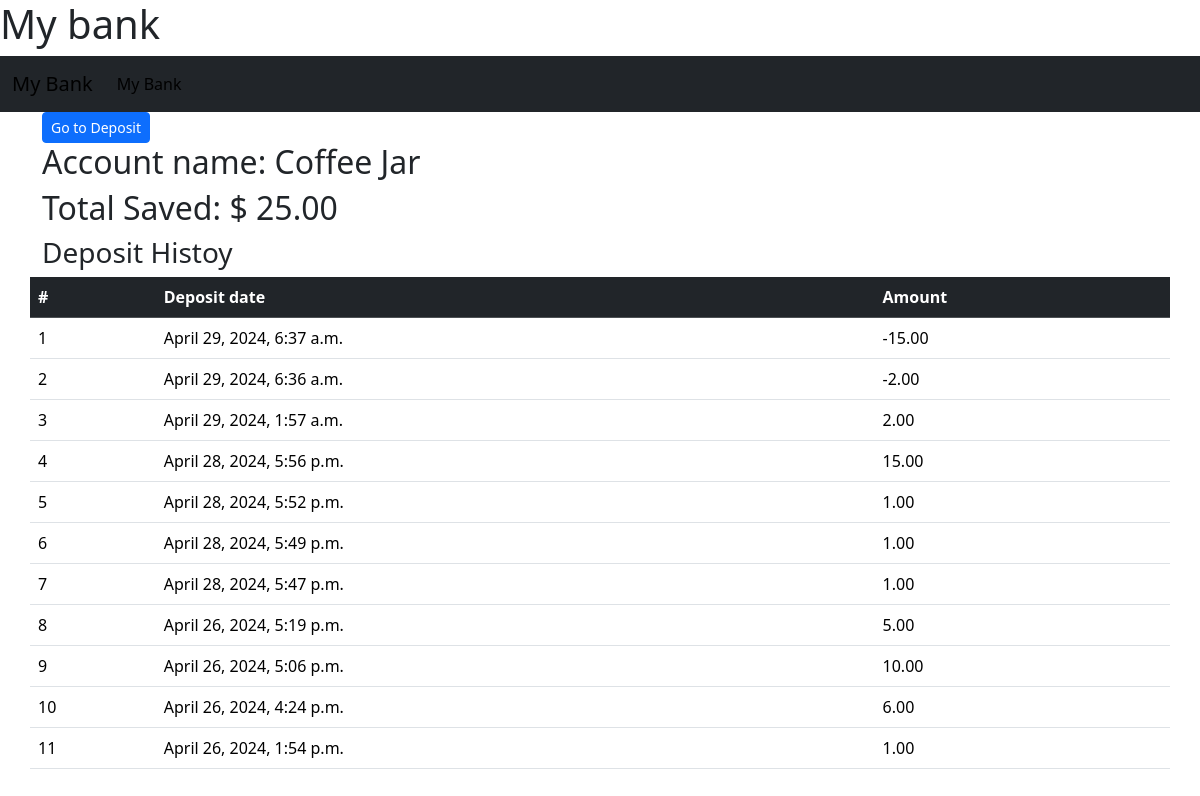
Page /bank/account/3 on the committed database.
### bank/models.py (models this page shows, shortened)
class Account(models.Model):
        id = models.AutoField(primary_key=True)
        name = models.CharField(max_length=20, default="new")
        total = models.FloatField(default=0)
        withdraw = models.BooleanField(default=False)

class AccountDetail(models.Model):
        id = models.AutoField(primary_key=True)
        amount = models.FloatField()
        date = models.DateTimeField()
        account = models.ForeignKey(Account,on_delete=models.CASCADE,default=1)

### bank/views.py (the view)
# urls.py: path("account/<int:account_id>", views.accountByid, name="details"),
def accountByid(request,account_id):
        try:
            account = AccountDetail.objects.filter(account=account_id).order_by('-date')
        except AccountDetail.DoesNotExist:
            raise Http404("Detail not found.")
        return render(request, "bank/bankDetail.html", {
            "details": account,
            "account":Account.objects.get(id=account_id)
        })

### bank/templates/bank/bankDetail.html
{% extends "bank/layout.html" %}
{% block body %}
<div class="container">
    <div class="row">
        <div class="col">
            <a class='btn btn-primary btn-sm' href = "{% url 'deposit' account.id %}">Go to Deposit</a>
        </div>
    </div>
    <h2>Account name: {{account.name}}</h2>
    <h2>Total Saved: $ {{account.total | floatformat:2}}</h2>
    <div class="row">
        <h3>Deposit Histoy</h3>
        <table class="table">
            <thead class="table-dark">
                <tr>
                    <th scope="col">#</th>
                    <th scope="col">Deposit date</th>
                    <th scope="col">Amount</th>
                  </tr>
                </thead>
                <tbody>
                    {% for detail in details %}
                    <tr>
                        <td>{{forloop.counter}}</td>
                        <td>{{detail.date}}</td>
                        <td>{{detail.amount | floatformat:2}}</td>
                      </tr>
                    {% endfor %}
                </tbody>
        </table>
    </div>
</div>
{% endblock body %}

### rows in the picture
Account: name "Coffee Jar", total "25.00"
AccountDetail: date "April 29, 2024, 6:37 a.m.", amount "-15.00"
AccountDetail: date "April 29, 2024, 6:36 a.m.", amount "-2.00"
AccountDetail: date "April 29, 2024, 1:57 a.m.", amount "2.00"
AccountDetail: date "April 28, 2024, 5:56 p.m.", amount "15.00"
AccountDetail: date "April 28, 2024, 5:52 p.m.", amount "1.00"
AccountDetail: date "April 28, 2024, 5:49 p.m.", amount "1.00"
AccountDetail: date "April 28, 2024, 5:47 p.m.", amount "1.00"
AccountDetail: date "April 26, 2024, 5:19 p.m.", amount "5.00"
AccountDetail: date "April 26, 2024, 5:06 p.m.", amount "10.00"
AccountDetail: date "April 26, 2024, 4:24 p.m.", amount "6.00"
AccountDetail: date "April 26, 2024, 1:54 p.m.", amount "1.00"
